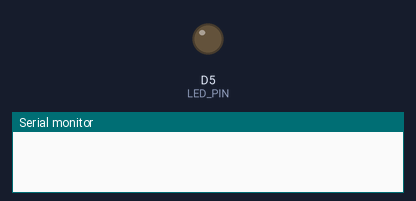
Simulated run of this sketch. Board: ESP8266 (NodeMCU). On the bench: output pins drawn as LEDs (lit = HIGH), the last lines printed to the serial monitor. WiFi joins after 1.5 s; servers stay silent unless stated; uploads are accepted with an empty reply.

Above: at 0.0 s.
At 6.3 s:
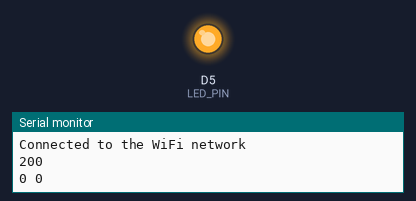
Timing chart, 0 to 7.8 s (numbered marks = the images above):
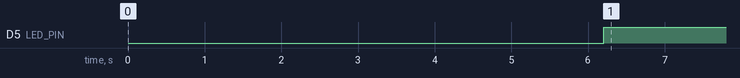

Measured:
- by itself, D5 (LED_PIN): LOW → HIGH at 6.2 s

The sketch:

nossl_esp_controller.ino
```cpp
#include <SoftwareSerial.h>
#include <ESP8266WiFi.h>
#include <ESP8266HTTPClient.h>
#include <WiFiClientSecure.h>

SoftwareSerial esp(D0, D1);
#define LED_PIN D5
const char* ssid = "PozzVenhh";
const char* password = "012286451";


int initial_state = 0;
int counter = 0;


int previous_data = 333;

void setup() {
  // Start the I2C Bus as Master
  esp.begin(115200);
  Serial.begin(115200);
  delay(4000);
  pinMode(LED_PIN, OUTPUT);
  WiFi.begin(ssid, password);

  esp.write(0);

  while (WiFi.status() != WL_CONNECTED) {
    delay(1000);
    ++initial_state;
    Serial.println("Connecting to WiFi..");
    if ( initial_state == 15 ){
      initial_state = 0;
      break;
    }
  }

  WiFi.setAutoReconnect(true);
  WiFi.persistent(true);
  Serial.println("Connected to the WiFi network");

}

void loop() {

  if ((WiFi.status() == WL_CONNECTED)) { //Check the current connection status
    WiFiClient client;
    HTTPClient http;


    if (http.begin(client, "http://128.199.192.199/api/user_route/instruction/get_instruction?mac_address=00:00:00:00:00:00") > 0) { //Specify the URL

      int httpCode = http.GET();
      Serial.println(httpCode);
      if ( httpCode == 200 ) {
        digitalWrite(LED_PIN, HIGH);
      } else {
        digitalWrite(LED_PIN, LOW);
      }

      String payload = http.getString();
      //      Serial.println(httpCode);
            Serial.println(payload);

      //-----------------------------------------------------------------------------------------------------------------------------------------------------------------
      unsigned int data = payload.toInt();

      if ( httpCode == 200 ){
        if( data != previous_data){
          previous_data = data;
          esp.write(data);
          Serial.print(previous_data);
          Serial.print(" ");
          Serial.print(data);
        }
      }
      //-----------------------------------------------------------------------------------------------------------------------------------------------------------------


//      Serial.println(counter);

    delay(5000);
    }

    http.end(); //Free the resources

  }

}
```
